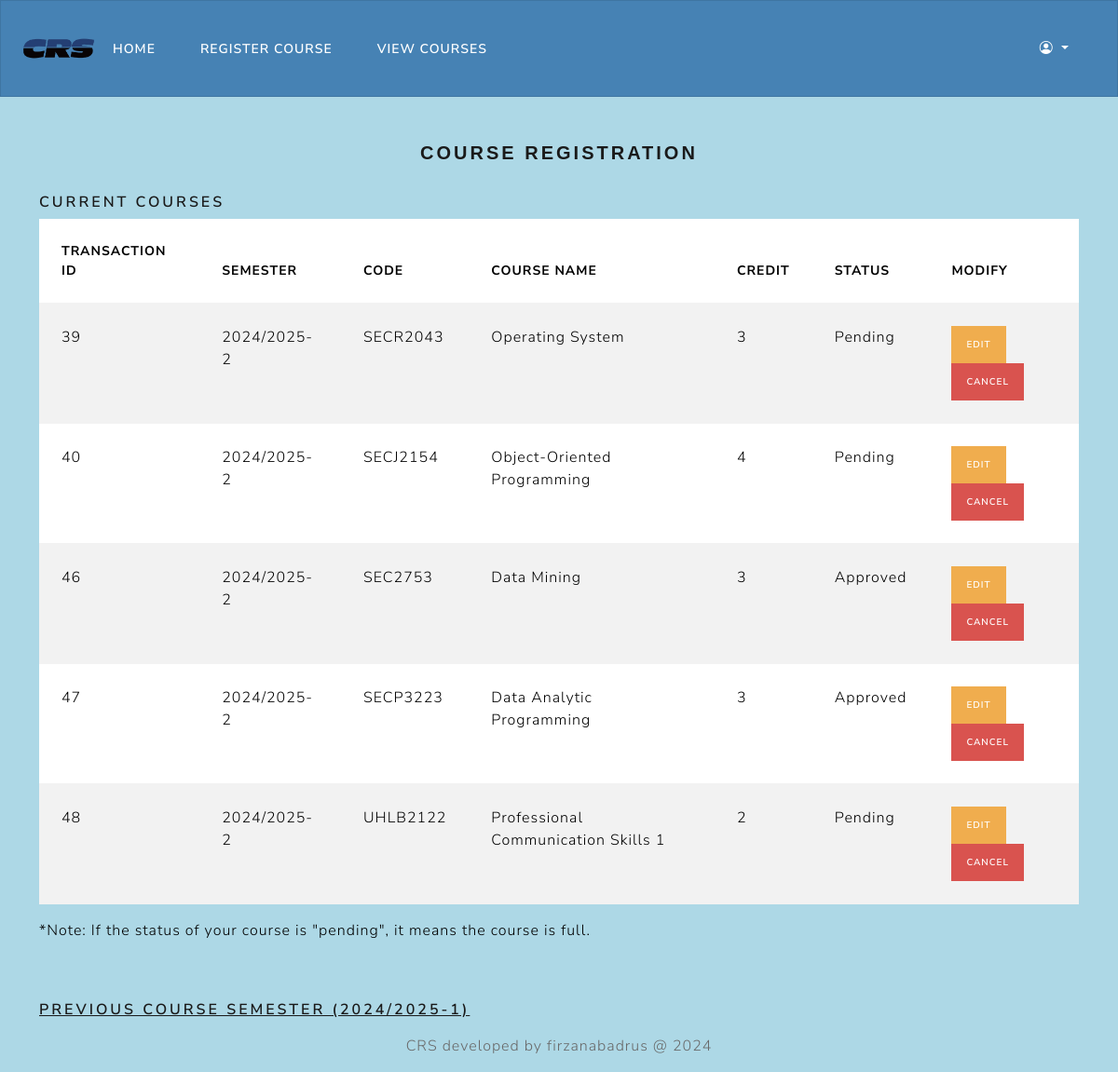
The app's page /crs/courseview.php (signed in) with its own data.
### tables this page shows
CREATE TABLE `tb_registration` (
  `r_tID` int(11) NOT NULL COMMENT 'This is the transaction ID',
  `r_student` varchar(10) NOT NULL,
  `r_course` varchar(10) NOT NULL,
  `r_sem` varchar(11) NOT NULL,
  `r_status` int(11) NOT NULL DEFAULT 1
);

CREATE TABLE `tb_course` (
  `c_code` varchar(10) NOT NULL,
  `c_name` varchar(255) NOT NULL,
  `c_credit` int(11) NOT NULL,
  `c_lect` varchar(10) NOT NULL
);

CREATE TABLE `tb_status` (
  `s_id` int(11) NOT NULL,
  `s_desc` varchar(20) NOT NULL
);

### crs/courseview.php (the view, shortened to what this page needs)
<?php
include 'headerStudent.php';
include 'dbconnect.php';
$uic = $_SESSION['u_sNo'];
$currentSemester = "2024/2025-2";
$currentSql = "SELECT * FROM tb_registration
        LEFT JOIN tb_course ON tb_registration.r_course = tb_course.c_code
        LEFT JOIN tb_status ON tb_registration.r_status = tb_status.s_id
        WHERE r_student = '$uic' AND r_sem = '$currentSemester'";
$currentResult = mysqli_query($con, $currentSql);
?>
<div class="container">
    <h4 style="text-align: center; font-family: Verdana, sans-serif;">Course Registration</h4>
    <br>
    <h5>Current Courses</h5>
    <table class="table table-striped table-hover">
        <thead>
            <tr>
                <th scope="col">Transaction ID</th>
                <th scope="col">Semester</th>
                <th scope="col">Code</th>
                <th scope="col">Course Name</th>
                <th scope="col">Credit</th>
                <th scope="col">Status</th>
                <th scope="col">Modify</th>
            </tr>
        </thead>
        <tbody>
            <?php
            while ($row = mysqli_fetch_array($currentResult)) {
                echo "<tr>";
                echo "<td>" . $row['r_tID'] . "</td>";
                echo "<td>" . $row['r_sem'] . "</td>";
                echo "<td>" . $row['r_course'] . "</td>";
                echo "<td>" . $row['c_name'] . "</td>";
                echo "<td>" . $row['c_credit'] . "</td>";
                echo "<td>" . $row['s_desc'] . "</td>";
                echo "<td>";
                echo "<a href='modify_course.php?transaction_id=" . $row['r_tID'] . "' class='btn btn-warning btn-sm'>Edit</a> ";
                echo "<a href='cancel_course.php?transaction_id=" . $row['r_tID'] . "' class='btn btn-danger btn-sm'>Cancel</a>";
                echo "</td>";
                echo "</tr>";
            }
            ?>
        </tbody>
    </table>
    <p>*Note: If the status of your course is "pending", it means the course is full.</p>
    <br><br>
    <h5><a href="?semester=2024/2025-1" style="text-decoration: underline;">Previous Course Semester (2024/2025-1)</a></h5>
<br><br>
</div>
<?php include 'footer.php'; ?>

### crs/headerStudent.php (style rules this page uses)
body { background-color: lightblue; color: black; }

### records on screen
tb_registration: r_tID "39", r_sem "2024/2025-2", r_course "SECR2043", r_course.c_name "Operating System", r_course.c_credit "3", r_status.s_desc "Pending"
tb_registration: r_tID "40", r_sem "2024/2025-2", r_course "SECJ2154", r_course.c_name "Object-Oriented Programming", r_course.c_credit "4", r_status.s_desc "Pending"
tb_registration: r_tID "46", r_sem "2024/2025-2", r_course "SEC2753", r_course.c_name "Data Mining", r_course.c_credit "3", r_status.s_desc "Approved"
tb_registration: r_tID "47", r_sem "2024/2025-2", r_course "SECP3223", r_course.c_name "Data Analytic Programming", r_course.c_credit "3", r_status.s_desc "Approved"
tb_registration: r_tID "48", r_sem "2024/2025-2", r_course "UHLB2122", r_course.c_name "Professional Communication Skills 1", r_course.c_credit "2", r_status.s_desc "Pending"
